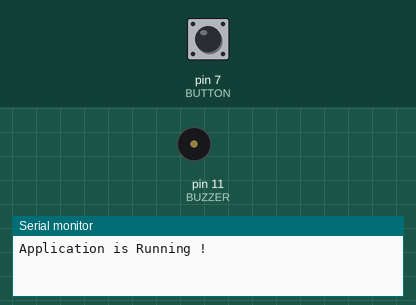
Simulated run of this sketch. Board: Arduino Uno, built with avr-gcc and run on an emulated ATmega328P. Parts: buzzer (waves = sounding), the last lines printed to the serial monitor. The test bench sets the inputs (shaded band); at power-on: pin 7 (BUTTON) LOW. Random numbers use the default seed unless the sketch sets one.

Above: at 1.2 s.
1.3 s: pin 7 (BUTTON) pulled HIGH for 0.15 s
At 4.3 s:
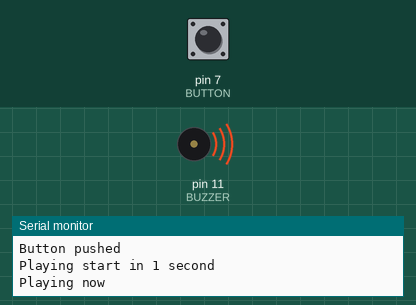
4.4 s: pin 7 (BUTTON) pulled HIGH for 1 s
Timing chart, 0 to 8.9 s (numbered marks = the images above; inputs shaded):
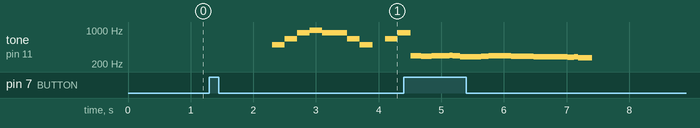

Measured:
- after the input at 1.3 s, tone on pin 11 (BUZZER): plays 494 Hz for 0.20 s, 659 Hz for 0.20 s, 880 Hz for 0.20 s, 988 Hz for 0.20 s, 880 Hz for 0.40 s, 659 Hz for 0.20 s … (9 notes in this stretch), starting after 1.0 s

The sketch:

classes.ino
```cpp
#define BUTTON  7
#define BUZZER   11

#define OCTAVE_OFFSET 0

#define NOTE_C4  262
#define NOTE_CS4 277
#define NOTE_D4  294
#define NOTE_DS4 311
#define NOTE_E4  330
#define NOTE_F4  349
#define NOTE_FS4 370
#define NOTE_G4  392
#define NOTE_GS4 415
#define NOTE_A4  440
#define NOTE_AS4 466
#define NOTE_B4  494
#define NOTE_C5  523
#define NOTE_CS5 554
#define NOTE_D5  587
#define NOTE_DS5 622
#define NOTE_E5  659
#define NOTE_F5  698
#define NOTE_FS5 740
#define NOTE_G5  784
#define NOTE_GS5 831
#define NOTE_A5  880
#define NOTE_AS5 932
#define NOTE_B5  988
#define NOTE_C6  1047
#define NOTE_CS6 1109
#define NOTE_D6  1175
#define NOTE_DS6 1245
#define NOTE_E6  1319
#define NOTE_F6  1397
#define NOTE_FS6 1480
#define NOTE_G6  1568
#define NOTE_GS6 1661
#define NOTE_A6  1760
#define NOTE_AS6 1865
#define NOTE_B6  1976
#define NOTE_C7  2093
#define NOTE_CS7 2217
#define NOTE_D7  2349
#define NOTE_DS7 2489
#define NOTE_E7  2637
#define NOTE_F7  2794
#define NOTE_FS7 2960
#define NOTE_G7  3136
#define NOTE_GS7 3322
#define NOTE_A7  3520
#define NOTE_AS7 3729
#define NOTE_B7  3951

int notes[] = { 0,
  NOTE_C4, NOTE_CS4, NOTE_D4, NOTE_DS4, NOTE_E4, NOTE_F4, NOTE_FS4, NOTE_G4, NOTE_GS4, NOTE_A4, NOTE_AS4, NOTE_B4,
  NOTE_C5, NOTE_CS5, NOTE_D5, NOTE_DS5, NOTE_E5, NOTE_F5, NOTE_FS5, NOTE_G5, NOTE_GS5, NOTE_A5, NOTE_AS5, NOTE_B5,
  NOTE_C6, NOTE_CS6, NOTE_D6, NOTE_DS6, NOTE_E6, NOTE_F6, NOTE_FS6, NOTE_G6, NOTE_GS6, NOTE_A6, NOTE_AS6, NOTE_B6,
  NOTE_C7, NOTE_CS7, NOTE_D7, NOTE_DS7, NOTE_E7, NOTE_F7, NOTE_FS7, NOTE_G7, NOTE_GS7, NOTE_A7, NOTE_AS7, NOTE_B7
};

class SongPlayer {
    public:
    SongPlayer(const char *s, char pin) {
      _pin = pin;
      song_to_play = s;
    }

    void start_playing() {
      note_pointer = song_to_play;

      // Absolutely no error checking in here
      int num; // utility to parse numbers from the notes sequence of the `song` string.

      // format: d=N,o=N,b=NNN:
      // find the start (skip name, etc)

      while (*note_pointer != ':') {
        note_pointer++; // ignore name
      }
      note_pointer++; // skip ':'

      // get default duration
      if (*note_pointer == 'd') {
        note_pointer += 2; // skip "d="
        num = 0;
        while (isdigit(*note_pointer)) {
          num = (num * 10) + (*note_pointer++ - '0');
        }
        if (num > 0) {
          duration = num;
        }
        note_pointer++; // skip comma
      }

      // get default octave
      if (*note_pointer == 'o') {
        note_pointer++; note_pointer++; // skip "o="
        num = *note_pointer++ - '0';
        if (num >= 3 && num <= 7) {
          octave = num;
        }
        note_pointer++; // skip comma
      }

      // get BPM
      if (*note_pointer == 'b') {
        note_pointer++; note_pointer++; // skip "b="
        num = 0;
        while (isdigit(*note_pointer)) {
          num = (num * 10) + (*note_pointer++ - '0');
        }
        bpm = num;
        note_pointer++; // skip colon
      }

      // BPM usually expresses the number of quarter notes per minute
      wholenote = (60 * 1000L / bpm) * 4;  // this is the time for whole note (in milliseconds)

      playing_song = true;
    }

    void stop_playing() {
      playing_song = false;
      noTone(_pin);
    }

    void play_note() {
      if (!playing_song) {
        return;
      }

      int num; // util var to parse numbers from the notes sequence of the `song` string.

      unsigned long note_micros = micros() - note_start;
      if (note_micros < note_duration) {
        // now, play the note or the pause
        if (note) {
          tone(_pin, notes[(scale - 4) * 12 + note]);
        } else {
          // pause
        }
      } else {
    //  if (note_micros >= note_duration) {
        noTone(_pin);

        // first, get note duration, if available
        num = 0;
        while (isdigit(*note_pointer)) {
          num = (num * 10) + (*note_pointer++ - '0');
        }
        if (num) {
          note_duration = wholenote / num;
        } else {
          note_duration = wholenote / duration;  // we will need to check if we are a dotted note after
        }
        note_duration *= 1000; // convert milliseconds to microseconds

        // now get the note
        switch (*note_pointer) {
          case 'c':
            note = 1;
            break;
          case 'd':
            note = 3;
            break;
          case 'e':
            note = 5;
            break;
          case 'f':
            note = 6;
            break;
          case 'g':
            note = 8;
            break;
          case 'a':
            note = 10;
            break;
          case 'b':
            note = 12;
            break;
          case 'p':
          default:
            note = 0;
        }
        note_pointer++;

        // now, get optional '#' sharp
        if (*note_pointer == '#') {
          note++;
          note_pointer++;
        }

        // now, get optional '.' dotted note
        if (*note_pointer == '.') {
          note_duration += note_duration/2;
          note_pointer++;
        }

        // now, get scale
        if (isdigit(*note_pointer)) {
          scale = *note_pointer - '0';
          note_pointer++;
        } else {
          scale = octave;
        }
        scale += OCTAVE_OFFSET;

        if (*note_pointer == ',') {
          // skip comma for next note (or we may be at the end)
          note_pointer++;
        } else if (*note_pointer == '$') {
          // stop the song if it's the end (materialized with $ char)
          stop_playing();
        }

        note_start = micros();
      }
    }

    bool is_playing_song() {
      return playing_song;
    }

  private:
    char _pin;
    const char *song_to_play;
    const char *note_pointer;
    char duration = 4;
    char octave = 6;
    int bpm = 63;
    long wholenote; // don't know what is this ?!
    bool playing_song = false;

    char note = 0;
    char scale = 0;
    unsigned long note_start = 0;
    unsigned long note_duration = 0;
};


//const char *song = "Indiana:d=4,o=5,b=250:e,8p,8f,8g,8p,1c6,8p.,d,8p,8e,1f,p.,g,8p,8a,8b,8p,1f6,p,a,8p,8b,2c6,2d6,2e6,e,8p,8f,8g,8p,1c6,p,d6,8p,8e6,1f.6,g,8p,8g,e.6,8p,d6,8p,8g,e.6,8p,d6,8p,8g,f.6,8p,e6,8p,8d6,2c6";
//const char *song = "Entertainer:d=4,o=5,b=140:8d,8d#,8e,c6,8e,c6,8e,2c.6,8c6,8d6,8d#6,8e6,8c6,8d6,e6,8b,d6,2c6,p,8d,8d#,8e,c6,8e,c6,8e,2c.6,8p,8a,8g,8f#,8a,8c6,e6,8d6,8c6,8a,2d6";
//const char *song = "Looney:d=4,o=5,b=140:32p,c6,8f6,8e6,8d6,8c6,a.,8c6,8f6,8e6,8d6,8d#6,e.6,8e6,8e6,8c6,8d6,8c6,8e6,8c6,8d6,8a,8c6,8g,8a#,8a,8f";
//const char *song = "Bond:d=4,o=5,b=80:32p,16c#6,32d#6,32d#6,16d#6,8d#6,16c#6,16c#6,16c#6,16c#6,32e6,32e6,16e6,8e6,16d#6,16d#6,16d#6,16c#6,32d#6,32d#6,16d#6,8d#6,16c#6,16c#6,16c#6,16c#6,32e6,32e6,16e6,8e6,16d#6,16d6,16c#6,16c#7,c.7,16g#6,16f#6,g#.6";
//const char *song = "MASH:d=8,o=5,b=140:4a,4g,f#,g,p,f#,p,g,p,f#,p,2e.,p,f#,e,4f#,e,f#,p,e,p,4d.,p,f#,4e,d,e,p,d,p,e,p,d,p,2c#.,p,d,c#,4d,c#,d,p,e,p,4f#,p,a,p,4b,a,b,p,a,p,b,p,2a.,4p,a,b,a,4b,a,b,p,2a.,a,4f#,a,b,p,d6,p,4e.6,d6,b,p,a,p,2b";
//const char *song = "StarWars:d=4,o=5,b=45:32p,32f#,32f#,32f#,8b.,8f#.6,32e6,32d#6,32c#6,8b.6,16f#.6,32e6,32d#6,32c#6,8b.6,16f#.6,32e6,32d#6,32e6,8c#.6,32f#,32f#,32f#,8b.,8f#.6,32e6,32d#6,32c#6,8b.6,16f#.6,32e6,32d#6,32c#6,8b.6,16f#.6,32e6,32d#6,32e6,8c#6,8p$";
//const char *song = "GoodBad:d=4,o=5,b=56:32p,32a#,32d#6,32a#,32d#6,8a#.,16f#.,16g#.,d#,32a#,32d#6,32a#,32d#6,8a#.,16f#.,16g#.,c#6,32a#,32d#6,32a#,32d#6,8a#.,16f#.,32f.,32d#.,c#,32a#,32d#6,32a#,32d#6,8a#.,16g#.,d#";
//const char *song = "TopGun:d=4,o=4,b=31:32p,16c#,16g#,16g#,32f#,32f,32f#,32f,16d#,16d#,32c#,32d#,16f,32d#,32f,16f#,32f,32c#,16f,d#,16c#,16g#,16g#,32f#,32f,32f#,32f,16d#,16d#,32c#,32d#,16f,32d#,32f,16f#,32f,32c#,g#";
//const char *song = "A-Team:d=8,o=5,b=125:4d#6,a#,2d#6,16p,g#,4a#,4d#.,p,16g,16a#,d#6,a#,f6,2d#6,16p,c#.6,16c6,16a#,g#.,2a#";
//const char *song = "Flinstones:d=4,o=5,b=40:32p,16f6,16a#,16a#6,32g6,16f6,16a#.,16f6,32d#6,32d6,32d6,32d#6,32f6,16a#,16c6,d6,16f6,16a#.,16a#6,32g6,16f6,16a#.,32f6,32f6,32d#6,32d6,32d6,32d#6,32f6,16a#,16c6,a#,16a6,16d.6,16a#6,32a6,32a6,32g6,32f#6,32a6,8g6,16g6,16c.6,32a6,32a6,32g6,32g6,32f6,32e6,32g6,8f6,16f6,16a#.,16a#6,32g6,16f6,16a#.,16f6,32d#6,32d6,32d6,32d#6,32f6,16a#,16c.6,32d6,32d#6,32f6,16a#,16c.6,32d6,32d#6,32f6,16a#6,16c7,8a#.6";
//const char *song = "Jeopardy:d=4,o=6,b=125:c,f,c,f5,c,f,2c,c,f,c,f,a.,8g,8f,8e,8d,8c#,c,f,c,f5,c,f,2c,f.,8d,c,a#5,a5,g5,f5,p,d#,g#,d#,g#5,d#,g#,2d#,d#,g#,d#,g#,c.7,8a#,8g#,8g,8f,8e,d#,g#,d#,g#5,d#,g#,2d#,g#.,8f,d#,c#,c,p,a#5,p,g#.5,d#,g#";
//const char *song = "MahnaMahna:d=16,o=6,b=125:c#,c.,b5,8a#.5,8f.,4g#,a#,g.,4d#,8p,c#,c.,b5,8a#.5,8f.,g#.,8a#.,4g,8p,c#,c.,b5,8a#.5,8f.,4g#,f,g.,8d#.,f,g.,8d#.,f,8g,8d#.,f,8g,d#,8c,a#5,8d#.,8d#.,4d#,8d#.";
//const char *song = "MissionImp:d=16,o=6,b=95:32d,32d#,32d,32d#,32d,32d#,32d,32d#,32d,32d,32d#,32e,32f,32f#,32g,g,8p,g,8p,a#,p,c7,p,g,8p,g,8p,f,p,f#,p,g,8p,g,8p,a#,p,c7,p,g,8p,g,8p,f,p,f#,p,a#,g,2d,32p,a#,g,2c#,32p,a#,g,2c,a#5,8c,2p,32p,a#5,g5,2f#,32p,a#5,g5,2f,32p,a#5,g5,2e,d#,8d";
const char *song = "MacGyver:d=4,o=6,b=150:8b4,8e5,8a5,8b5,a5,8e5,8b4,8p,8e5,8a5,8b5,8a5,8e5,b4,8p,8e5,8a5,8b5,a5,8e5,8b4,8p,8a5,8d,8c,8d,8c,8b5,8a5,8b4,8e5,8a5,8b5,a5,8e5,8b4,8p,8e5,8a5,8b5,8a5,8e5,b4,8p,8e5,8a5,8b5,a5,8e5,8b4,8p,8a5,8d,8c,8d,8c,8b5,8a5,b5,8p,2b5,8p,b5,8p,a5,d.,b5,8p,2b5,8p,8b5,8p,2a5,p,8c,8c,8c,8c,8c,8c,8c,8c,2b5,16p,8f#5,8a5,8p,2g5,8p,8c,8c,8p,b5,8a5,8b5,8a5,8g5,8p,e,2a5,16p,8c,8c,8p,2b5,8p,8f#5,8a5,8p,2g5,8p,8c,8c,8p,4b5,8a5,8b5,8a5,8g5,8p,4e,2a5,2b5,32p,8c,8b5,8a5,c,8b5,8a5,8d,8c,8b5,d,8c,8b5,e,8d,8e,f#,b5,g,8p,f#,f,b5,8g,8e,8b5,8f#,8d,8a5,8e,8c,8g5,8d,8b5,8g5,8c,8e5,8b5,8d5,8c,8b5,8a5,8g5,a#5,a5,8g,8g5,8d,8g5,8d#,8d#5,8a#5,8a5,8g5,8g4,8d5,8g4,8d#5,8g4,8a#4,8a4,8g4,8g4,8g4,8g4,8g4,8g4,8g4,8p$";

enum e_state {WAITING, STARTING, PLAYING, NOISING, ENDING};
int state = WAITING;

SongPlayer *sp;

void setup() {
  pinMode(BUTTON, INPUT);
  pinMode(BUZZER, OUTPUT);
  sp = new SongPlayer(song, BUZZER);

  Serial.begin(9600);
  while(!Serial);
  Serial.println("Application is Running !");
}

void loop() {
  switch(state){
    case WAITING:
      waiting();
      break;
    case STARTING:
      starting();
      break;
    case PLAYING:
      playing();
      break;
    case NOISING:
      noise(300, 3000);
      break;
    case ENDING:
      ending();
      break;
  }
}

void waiting() {
  if (digitalRead(BUTTON) == HIGH) {
    Serial.println("Button pushed");
    state = STARTING;
    sp->start_playing();
  }
}

void starting() {
  Serial.println("Playing start in 1 second");
  delay(1000);
  Serial.println("Playing now");
  state = PLAYING;
}

void playing() {
  sp->play_note();
  if (!sp->is_playing_song()) {
    Serial.println("End of the song");
    state = ENDING;
  }
  if (digitalRead(BUTTON) == HIGH) {
    Serial.println("Button pushed");
    state = NOISING;
    sp->stop_playing();
  }
}

void noise(int freq, int duration)  {
  long frequency = ((long) freq) * 100;
  Serial.println(frequency);
  unsigned long time = millis();
  while(millis() - time <= duration)  {
    Serial.println(frequency);
    frequency -= 5;
    int low = (frequency / 100) - 10;
    int high = (frequency / 100) + 10;
    tone(BUZZER, random(low, high));
  }
  noTone(BUZZER);
  state = ENDING;
}


void ending() {
  Serial.println("Ending start in 10 seconds");
  delay(10000);
  Serial.println("Ending now");
  state = WAITING;
}
```
